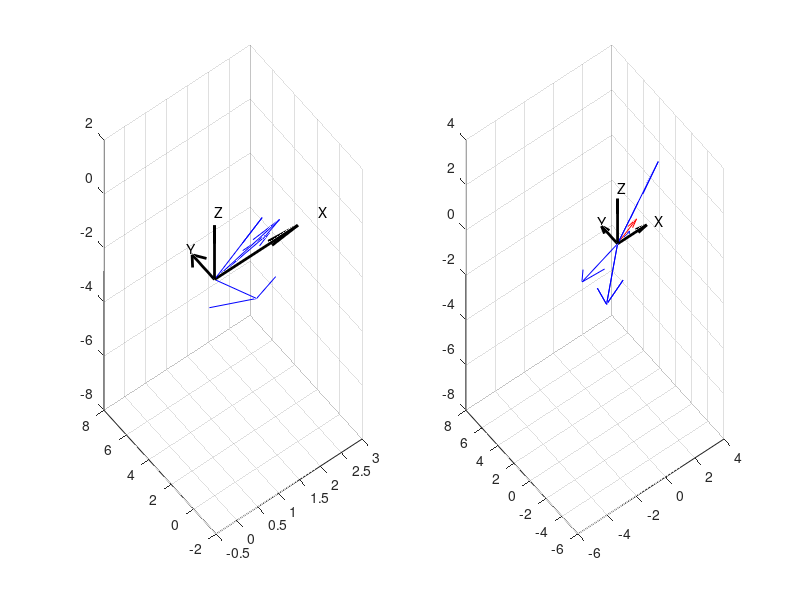

The MATLAB script that drew this image:
%% 1
a = [2; 3; 4];
b = [3; 5; 2];
c = [1; 1; 1];
a + b == b + a
isequal(a + b, b + a)
(a + b) + c == a +(b + c)
isequal((a + b) + c, a + (b + c))
%% 2
alp = 4;
bet = 3;
a = [4; 2; 3];
b = [1; 5; 2];
isequal(alp * (a + b), alp * a + alp * b)
isequal((alp + bet) * a, alp * a + bet * a)
isequal(alp * (bet * a), (alp * bet) * a)
%% 3.1
a = [3; 4; 5];
nr = sqrt(a(1)^2 + a(2)^2 + a(3)^2)
nr = norm(a)
a0 = [(a(1) / nr); (a(2) / nr); (a(3) / nr)]
isequal(norm(a0), 1)
%% 3.2
a = [4; 2];
nr = sqrt(a(1)^2 + a(2)^2)
nr = norm(a)
a0 = [(a(1) / nr); (a(2) / nr)]
isequal(norm(a0), 1)
%% 4
a = [3; 4; 5];
nr = norm(a);
a1ang = acos(a(1) / nr)
a2ang = acos(a(2) / nr)
a3ang = acos(a(3) / nr)
a1 = a(1) / nr
a2 = a(2) / nr
a3 = a(3) / nr
isequal(a1^2 + a2^2 + a3^2, 1)
%% 4.2
a = [4, 2];
nr = norm(a);
a1ang = acos(a(1) / nr)
a2ang = acos(a(2) / nr)
a1 = a(1) / nr
a2 = a(2) / nr
a1^2 + a2^2
isequal(a1^2 + a2^2, 1)
%% 5
a = [1; -2; 0];
b = [0; 1; 1];
c = [1; 2; 2];
plot3([0, a(1)], [0, a(2)], [0, a(3)])
hold on
plot3([0, b(1)], [0, b(2)], [0, b(3)])
plot3([0, c(1)], [0, c(2)], [0, c(3)])
aort = [a(1) / norm(a); a(2) / norm(a); a(3) / norm(a)]
bort = [b(1) / norm(b); b(2) / norm(b); b(3) / norm(b)]
cort = [c(1) / norm(c); c(2) / norm(c); c(3) / norm(c)]
plot3 ([0, 1], [0, 0], [0, 0], 'black', 'LineWidth', 4)
plot3 ([0, 0], [0, 1], [0, 0], 'black', 'LineWidth', 4)
plot3 ([0, 0], [0, 0], [0, 1], 'black', 'LineWidth', 4)
plot3 ([0, aort(1)], [0, aort(2)], [0, aort(3)], 'black', 'LineWidth', 4)
plot3 ([0, bort(1)], [0, bort(2)], [0, bort(3)], 'black', 'LineWidth', 4)
plot3 ([0, cort(1)], [0, cort(2)], [0, cort(3)], 'black', 'LineWidth', 4)
grid on
hold off
%% 6
p = [2 -3];
q = [1 2];
s = [9 4];
isequal(p(1) / q(1), p(2) / q(2))
delta0 = det(horzcat(p', q'))
delta1 = det(horzcat(s', q'))
delta2 = det(horzcat(p', s'))
m = delta1 / delta0;
n = delta2 / delta0;
mp = m * p;
nq = n * q;
quiver(0, 0, mp(1), mp(2), 1, 'Color', 'm', 'lineWidth', 2)
hold on
quiver(0, 0, nq(1), nq(2), 1, 'Color', 'c', 'lineWidth', 2)
quiver(0, 0, p(1), p(2), 1, 'Color', 'r', 'lineWidth', 3)
quiver(0, 0, q(1), q(2), 1, 'Color', 'g', 'lineWidth', 3)
quiver(0, 0, s(1), s(2), 1, 'Color', 'b', 'lineWidth', 2)
quiver(0, 0, 0, 10, 1, 'Color', 'black', 'lineWidth', 2)
quiver(0, 0, 10, 0, 1, 'Color', 'black', 'lineWidth', 2)
hold off
%% 7
a = [3 2];
b = [-2 1];
c = [4 -4];
d1 = det(horzcat(a', b'));
d2 = det(horzcat(c', b'));
d3 = det(horzcat(a', c'));
dc = [d2 / d1, d3 / d1];
d1 = det(horzcat(a', c'));
d2 = det(horzcat(b', c'));
d3 = det(horzcat(a', b'));
db = [d2 / d1, d3 / d1];
d1 = det(horzcat(b', c'));
d2 = det(horzcat(a', c'));
d3 = det(horzcat(b', a'));
da = [d2 / d1, d3 / d1];
subplot(2, 2, 1);
quiver(0, 0, 0, 2, 1, 'Color', 'black', 'LineWidth', 2)
text(2.5, 0, 'X');
hold on
quiver(0, 0, 2, 0, 1, 'Color', 'black', 'LineWidth', 2)
text(0, 2.5, 'Y');
quiver(0, 0, a(1), a(2), 'blue')
quiver(0, 0, b(1), b(2), 'blue')
quiver(0, 0, c(1), c(2), 'blue')
hold off
subplot(2, 2, 2)
quiver(0, 0, 0, 2, 1, 'Color', 'black', 'LineWidth', 2)
text(2.5, 0, 'X');
hold on
quiver(0, 0, 2, 0, 1, 'Color', 'black', 'LineWidth', 2)
text(0, 2.5, 'Y');
quiver(0, 0, a(1), a(2), 'red')
quiver(0, 0, b(1), b(2), 'blue')
quiver(0, 0, c(1), c(2), 'blue')
quiver(0, 0, da(1) * b(1), da(1) * b(2), 'blue')
quiver(0, 0, da(2) * c(1), da(2) * c(2), 'blue')
hold off
subplot(2, 2, 3)
quiver(0, 0, 0, 2, 1, 'Color', 'black', 'LineWidth', 2)
text(2.5, 0, 'X');
hold on
quiver(0, 0, 2, 0, 1, 'Color', 'black', 'LineWidth', 2)
text(0, 2.5, 'Y');
quiver(0, 0, a(1), a(2), 'blue')
quiver(0, 0, b(1), b(2), 'red')
quiver(0, 0, c(1), c(2), 'blue')
quiver(0, 0, db(1) * a(1), db(1) * a(2), 'blue')
quiver(0, 0, db(2) * c(1), db(2) * c(2), 'blue')
hold off
subplot(2, 2, 4)
quiver(0, 0, 0, 2, 1, 'Color', 'black', 'LineWidth', 2)
text(2.5, 0, 'X');
hold on
quiver(0, 0, 2, 0, 1, 'Color', 'black', 'LineWidth', 2)
text(0, 2.5, 'Y');
quiver(0, 0, a(1), a(2), 'blue')
quiver(0, 0, b(1), b(2), 'blue')
quiver(0, 0, c(1), c(2), 'red')
quiver(0, 0, dc(1) * a(1), dc(1) * a(2), 'blue')
quiver(0, 0, dc(2) * b(1), dc(2) * b(2), 'blue')
hold off
%% 8
a = [2, 1, 0];
b = [1, -1, 2];
c = [2, 2, -1];
d = [3, 7, -7];
d1 = det(horzcat(a', b', c'));
d2 = det(horzcat(d', b', c'));
d3 = det(horzcat(a', d', c'));
d4 = det(horzcat(a', b', d'));
dc = [d2 / d1, d3 / d1, d4 / d1];
subplot(1, 2, 1)
quiver3(0, 0, 0, 2, 0, 0, 1, 'Color', 'black', 'LineWidth', 2)
text(2.5, 0, 0, 'X');
hold on
quiver3(0, 0, 0, 0, 2, 0, 1, 'Color', 'black', 'LineWidth', 2)
text(0, 2.5, 0, 'Y');
quiver3(0, 0, 0, 0, 0, 2, 1, 'Color', 'black', 'LineWidth', 2)
text(0, 0, 2.5, 'Z');
quiver3(0, 0, 0, a(1), a(2), a(3), 'b')
quiver3(0, 0, 0, b(1), b(2), b(3), 'b')
quiver3(0, 0, 0, c(1), c(2), c(3), 'b')
quiver3(0, 0, 0, d(1), d(2), d(3), 'b')
hold off
subplot(1, 2, 2)
quiver3(0, 0, 0, 2, 0, 0, 1, 'Color', 'black', 'LineWidth', 2)
text(2.5, 0, 0, 'X');
hold on
quiver3(0, 0, 0, 0, 2, 0, 1, 'Color', 'black', 'LineWidth', 2)
text(0, 2.5, 0, 'Y');
quiver3(0, 0, 0, 0, 0, 2, 1, 'Color', 'black', 'LineWidth', 2)
text(0, 0, 2.5, 'Z');
quiver3(0, 0, 0, a(1), a(2), a(3), 'r')
quiver3(0, 0, 0, b(1), b(2), b(3), 'b')
quiver3(0, 0, 0, dc(1) * b(1), dc(1) * b(2), dc(1) * b(3), 'b')
quiver3(0, 0, 0, c(1), c(2), c(3), 'b')
quiver3(0, 0, 0, dc(2) * c(1), dc(2) * c(2), dc(2) * c(3), 'b')
quiver3(0, 0, 0, d(1), d(2), d(3), 'b')
quiver3(0, 0, 0, dc(3) * d(1), dc(3) * d(2), dc(3) * d(3), 'b')
hold off
%% 9
a = [1, -2, 0];
b = [0, 1, 1];
c = [1, 2, 2];
alp = 2;
isequal(dot(a, b), dot(b, a))
isequal(dot(a + b, c), dot(a, c) + dot(b, c))
isequal(dot(a, b + c), dot(a, b) + dot(a, c))
isequal(dot(alp * a, b), alp * dot(a, b))
isequal(dot(a, alp * b), alp * dot(a, b))
dot(a, a) > 0
a = [0, 0, 0];
dot(a, a) == 0
%% 10
a = [1, -2, 0];
b = [0, 1, 1];
c = [1, 2, 2];
isequal(dot(a, b) * c, a * dot(b, c))

if (dot(a, b) == dot(a, c)) && (a ~= [0, 0, 0])
    isequal(b, c)
end

isequal(dot(a, b) * b, a * dot(b, b))
